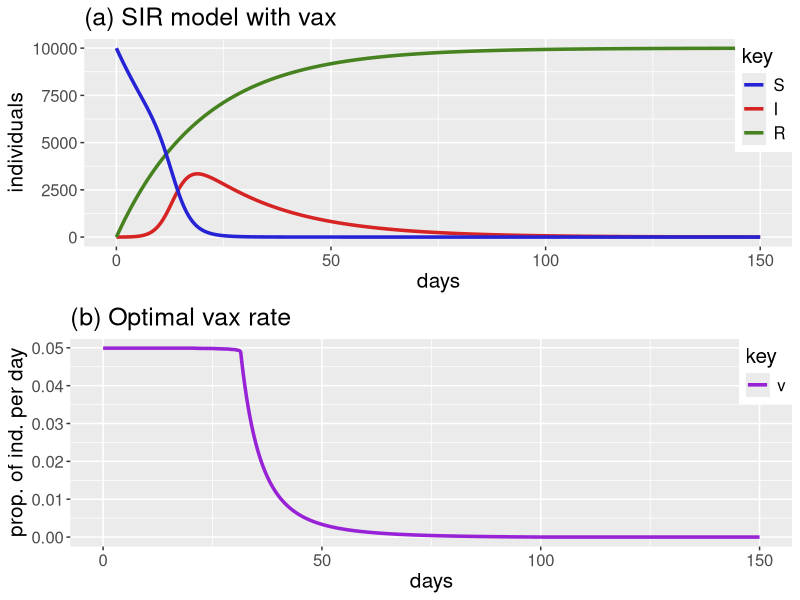

The R source for this figure:
## Simulation of the SIR Model with Optimal Vaccination Rate ====

# load packages
library(cowplot)
library(deSolve)
library(ggplot2)
library(graphics)
library(reshape2)
library(tidyverse)

# clear environment
rm(list=ls()) 


## Initialize ====

# time 
dt = 0.05
tvals = seq(0,150,by=dt)
tlen = length(tvals)

# parameters
beta = 0.00009
gamma = 0.05
C1 = 1
C2 = 0.1
epsilon = 100
vmax = 0.05

pars = c(beta=beta, gamma=gamma, 
         C1=C1, C2=C2, epsilon=epsilon, vmax=vmax)

# initial conditions
N = 10000
S0 = N - 1
I0 = 1
R0 = 0
Cases0 = 0

inits_sta = c(S=S0, I=I0, R=R0, Cases=Cases0)

# transversality condition, lambda(T) = 0
inits_lam = c(lambdaS=0, lambdaI=0, lambdaR=0) 


## Equations ====

# states (x)
SIR = function(t, x, pars){
  with(as.list(c(x, pars)), {
    v = v_interp(t)
    dS = -beta*S*I - v*S
    dI = beta*S*I-gamma*I
    dR = gamma*I + v*S
    dCases = beta*S*I
    return(list(c(dS, dI, dR, dCases)))
  })
}

# adjoints (lambda)
Lambda = function(t, lambda, pars){
  state = sapply(1:length(pars$x_interp), 
                 function(i){pars$x_interp[[i]](t)})
  names(state) = c("S", "I", "R")
  with(as.list(c(lambda, pars, state)), {
    v = v_interp(t)
    dlambdaS = -(C1*beta*I + C2*v - lambdaS*beta*I - 
                   lambdaS*v + lambdaI*beta*I + lambdaR*v)
    dlambdaI = -(C1*beta*S - lambdaS*beta*S + lambdaI*beta*S - 
                   lambdaI*gamma + lambdaR*gamma)
    dlambdaR = -(0)
    return(list(c(dlambdaS, dlambdaI, dlambdaR)))
  })
}


## Forward-Backwards Sweep ===== ===== ===== ===== =====

delta = 0.01
test = -1
count = 0

# initial guesses
v = rep(0, tlen)
v_interp = approxfun(tvals, v, rule=2)
pars = c(pars, v_interp)
solx = ode(y=inits_sta, times=tvals, func=SIR, parms=pars)
x_interp <- lapply(2:ncol(solx), 
                   function(x){approxfun(solx[,c(1,x)], 
                                         rule = 2)})
pars = c(pars, x_interp)
lambda = matrix(0, tlen, 3) 

# while loop
while(test < 0 & count < 100){

  print(count)
  
  # set previous control, state, adjoint
  v_old = v
  x_old = solx
  lambda_old = lambda
  
  # interpolate control (v)
  pars$v_interp = approxfun(tvals, v, rule=2)
  
  # solve and interpolate states (x)
  solx = ode(y=inits_sta, times=tvals, func=SIR, parms=pars)
  pars$x_interp = lapply(2:ncol(solx), 
                         function(y){approxfun(solx[,c(1,y)], 
                                               rule=2)})
  
  S = solx[,"S"]
  I = solx[,"I"]
  R = solx[,"R"]
  Cases = solx[,"Cases"]
  
  # solve and interpolate adjoints (lambda)
  sollambda = ode(y=inits_lam, times=rev(tvals), 
                  func=Lambda, parms=pars)
  lambda = sollambda[nrow(lambda):1,]
  
  lambdaS = lambda[,"lambdaS"]
  lambdaI = lambda[,"lambdaI"]
  lambdaR = lambda[,"lambdaR"]
  
  # calculate control characteristic and update control
  v_char = with(pars, (-C2*S + lambdaS*S - 
                         lambdaR*S)/(2*epsilon))
  v_star = pmin(vmax, pmax(0, v_char))
  v = (v_old + v_star)*0.5
  
  # test convergence
  test = delta*sum(abs(v)) - sum(abs(v_old - v))
  print(test)
    
  # update count
  count = count + 1
}


## Total Cases ====

round(Cases[length(Cases)])

# peak
max(I)
which.max(I)*dt


## Total Cost (J) ====

Jcases = sum(C1*beta*I*S)*dt
Jvax = sum(C2*v*S + epsilon*v^2)*dt
Jtot = Jcases + Jvax

print(Jcases)
print(Jvax)
print(Jtot)


## Plots ====

OC_states = solx %>% data.frame(S=S, I=I, R=R)
SIR_plot = OC_states %>% gather(key, individuals, S, I, R) %>%
  ggplot(aes(x=time, y=individuals, color=key)) + 
  geom_line(size=1.2) +
  ggtitle("(a) SIR model with vax") + 
  xlab("days") + ylab("individuals") +
  scale_color_manual(values=c("#2623D6","#D62323","#468220"),
                     name="key", 
                     breaks=c("S","I","R"),
                     labels=c("S","I","R")) +
  theme(text=element_text(size=15),
        legend.position=c(1,1),
        legend.justification=c("right","top"),
        legend.margin=margin(5,5,5,5))

OC_vax = data.frame(tvals, v)
v_plot = OC_vax %>% gather(key, vax, v) %>%
  ggplot(aes(x=tvals, y=v, color=key)) + 
  geom_line(size=1.2) +
  ggtitle("(b) Optimal vax rate") + 
  xlab("days") + ylab("prop. of ind. per day") +
  scale_color_manual(values=c("#9823D6"),
                     name="key", 
                     breaks=c("v"),
                     labels=c("v")) +
  theme(text=element_text(size=15),
        legend.position=c(1,1),
        legend.justification=c("right","top"),
        legend.margin=margin(5,5,5,5))

plot_grid(SIR_plot, v_plot, ncol = 1, nrow = 2)
